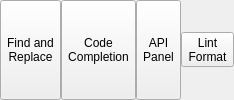
              <widget class="QWidget" name="widget_27" native="true">
               <property name="minimumSize">
                <size>
                 <width>150</width>
                 <height>0</height>
                </size>
               </property>
               <property name="maximumSize">
                <size>
                 <width>900</width>
                 <height>16777215</height>
                </size>
               </property>
               <layout class="QHBoxLayout" name="horizontalLayout_32">
                <property name="spacing">
                 <number>0</number>
                </property>
                <property name="leftMargin">
                 <number>0</number>
                </property>
                <property name="topMargin">
                 <number>0</number>
                </property>
                <property name="rightMargin">
                 <number>0</number>
                </property>
                <property name="bottomMargin">
                 <number>0</number>
                </property>
                <item>
                 <widget class="QToolButton" name="find_replace_button">
                  <property name="sizePolicy">
                   <sizepolicy hsizetype="Preferred" vsizetype="Expanding">
                    <horstretch>0</horstretch>
                    <verstretch>0</verstretch>
                   </sizepolicy>
                  </property>
                  <property name="text">
                   <string>Find and
Replace</string>
                  </property>
                  <property name="icon">
                   <iconset resource="../../resources.qrc">
                    <normaloff>:/icons/findreplace.png</normaloff>:/icons/findreplace.png</iconset>
                  </property>
                  <property name="iconSize">
                   <size>
                    <width>36</width>
                    <height>36</height>
                   </size>
                  </property>
                  <property name="toolButtonStyle">
                   <enum>Qt::ToolButtonStyle::ToolButtonTextUnderIcon</enum>
                  </property>
                 </widget>
                </item>
                <item>
                 <widget class="QToolButton" name="grid_snapp_toggle_switch_2">
                  <property name="sizePolicy">
                   <sizepolicy hsizetype="Preferred" vsizetype="Preferred">
                    <horstretch>0</horstretch>
                    <verstretch>0</verstretch>
                   </sizepolicy>
                  </property>
                  <property name="maximumSize">
                   <size>
                    <width>77</width>
                    <height>16777215</height>
                   </size>
                  </property>
                  <property name="text">
                   <string>Code
Completion</string>
                  </property>
                  <property name="icon">
                   <iconset resource="../../resources.qrc">
                    <normaloff>:/icons/icons8-switch-48 (1).png</normaloff>
                    <normalon>:/icons/icons8-switch-48.png</normalon>:/icons/icons8-switch-48 (1).png</iconset>
                  </property>
                  <property name="iconSize">
                   <size>
                    <width>48</width>
                    <height>20</height>
                   </size>
                  </property>
                  <property name="checkable">
                   <bool>true</bool>
                  </property>
                  <property name="checked">
                   <bool>false</bool>
                  </property>
                  <property name="toolButtonStyle">
                   <enum>Qt::ToolButtonStyle::ToolButtonTextUnderIcon</enum>
                  </property>
                 </widget>
                </item>
                <item>
                 <widget class="QToolButton" name="api_panel_button">
                  <property name="sizePolicy">
                   <sizepolicy hsizetype="Preferred" vsizetype="Expanding">
                    <horstretch>0</horstretch>
                    <verstretch>0</verstretch>
                   </sizepolicy>
                  </property>
                  <property name="text">
                   <string>API
Panel</string>
                  </property>
                  <property name="icon">
                   <iconset resource="../../resources.qrc">
                    <normaloff>:/icons/icons8-search-in-cloud-96.png</normaloff>:/icons/icons8-search-in-cloud-96.png</iconset>
                  </property>
                  <property name="iconSize">
                   <size>
                    <width>36</width>
                    <height>36</height>
                   </size>
                  </property>
                  <property name="checkable">
                   <bool>true</bool>
                  </property>
                  <property name="toolButtonStyle">
                   <enum>Qt::ToolButtonStyle::ToolButtonTextUnderIcon</enum>
                  </property>
                 </widget>
                </item>
                <item>
                 <widget class="QToolButton" name="lint_format_button">
                  <property name="text">
                   <string>Lint
Format</string>
                  </property>
                  <property name="icon">
                   <iconset resource="../../resources.qrc">
                    <normaloff>:/icons/icons8-solidworks-flow-simulation-48.png</normaloff>:/icons/icons8-solidworks-flow-simulation-48.png</iconset>
                  </property>
                  <property name="iconSize">
                   <size>
                    <width>36</width>
                    <height>36</height>
                   </size>
                  </property>
                  <property name="toolButtonStyle">
                   <enum>Qt::ToolButtonStyle::ToolButtonTextUnderIcon</enum>
                  </property>
                 </widget>
                </item>
               </layout>
              </widget>
